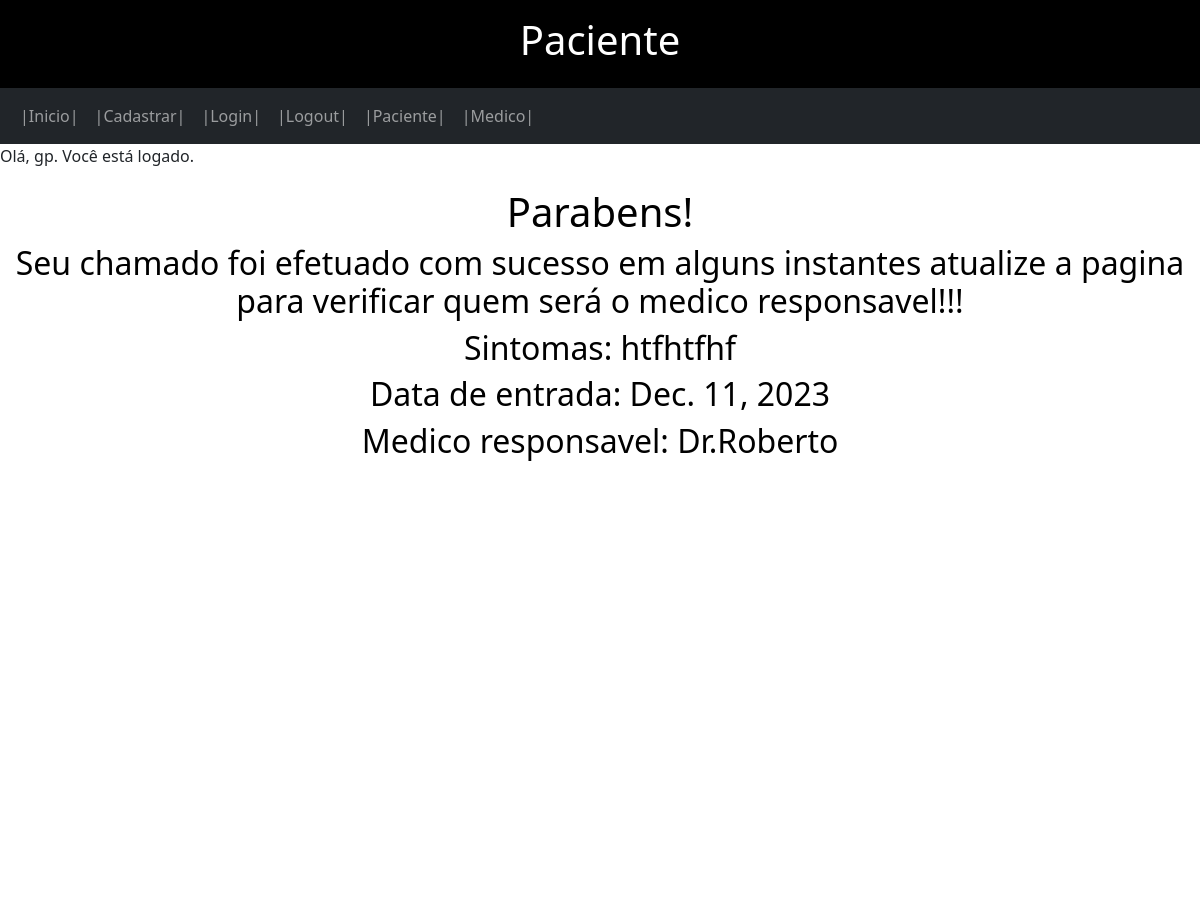
Page /paciente/ (signed in, upper part) on the earlier database version.
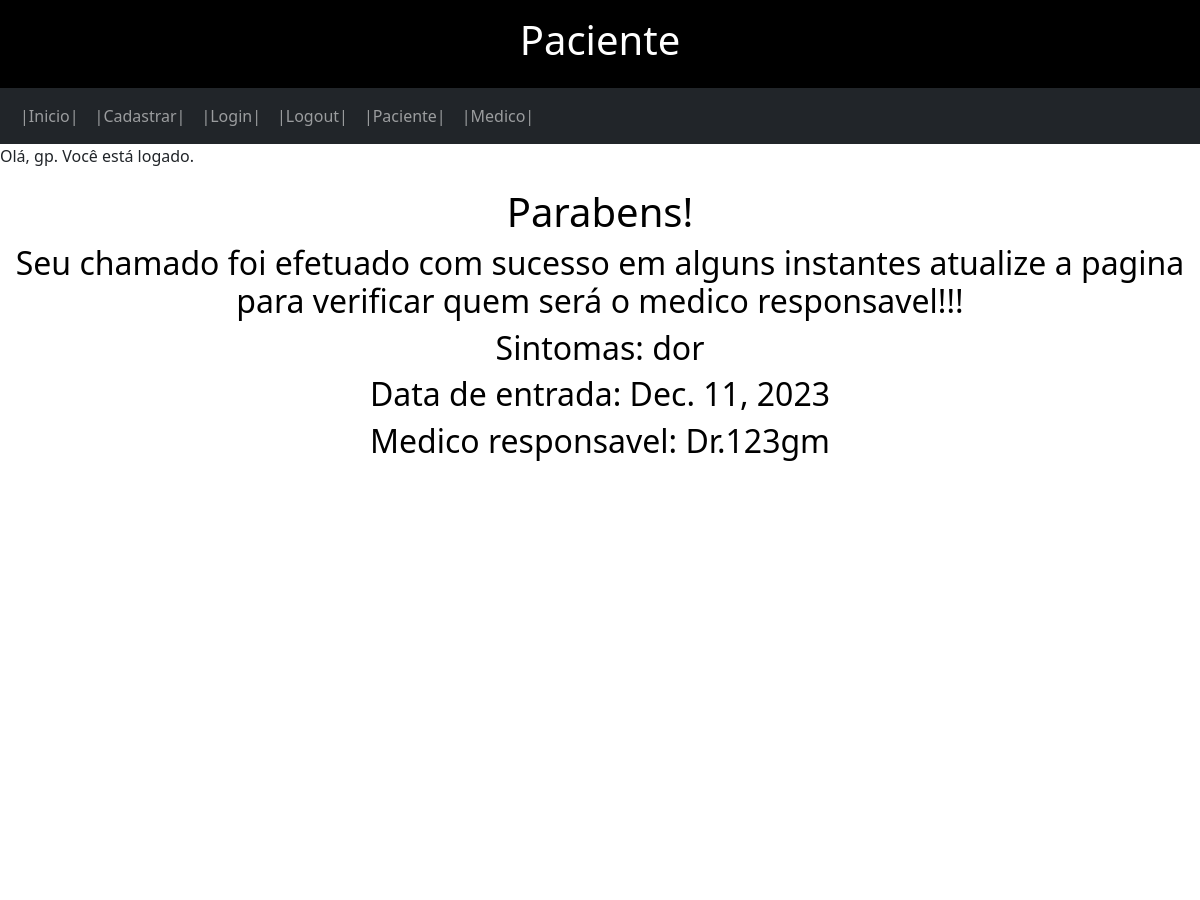
Same page on the later database version.
### membros/models.py (models this page shows)
class Usuario(User):
    nome = models.CharField(max_length=255, null=True)
    tel = models.IntegerField(null=True)
    nascimento = models.DateField(null=True)
    class Meta:
        abstract = True
    def __str__(self):
        return f"{self.nome}"

class Paciente(Usuario):
    sintomas = models.CharField(max_length=255, null=True)
    dataDeEntrada = models.DateField(null=True)
    medicoResponsavel = models.ForeignKey(Medico, on_delete=models.SET_NULL, null=True)
    doente = models.BooleanField(default=False, null=True)

### membros/views.py (the view)
# urls.py: path('paciente/', views.paciente, name='paciente'),
@login_required
def paciente(request):
    template = loader.get_template("paciente.html")
    usera = False
    medico = False
    for x in Medico.objects.all():
        if x.username == request.user.username:
            medico = True
    if request.method == "POST":
        form = CriarChamadoForm(request.POST)
        if form.is_valid():
            sintoma = form.cleaned_data["sintomas"]
            data = form.cleaned_data["dataDeEntrada"]
            usuario = request.user.username
            print(usuario)
            c = 0
            if medico == False:
                for x in Paciente.objects.all():
                    if x.username == usuario:
                        break
                    else:
                        c += 1
                usuario = Paciente.objects.all()[c]
                usuario.sintomas = sintoma
                usuario.dataDeEntrada = data
                usuario.doente = True
                usuario.save()
    else:
        form = CriarChamadoForm()
    if request.method == "POST":
        form2 = CancelarChamadoForm(request.POST)
        if form2.is_valid():
            username = request.user.username
            c = 0
            for x in Paciente.objects.all():
                if x.username == username:
                    break
                else:
                    c += 1
            paciente = Paciente.objects.all()[c]
            paciente.doente = False
            paciente.sintomas = ""
            paciente.dataDeEntrada = None
            paciente.medicoResponsavel = None
            paciente.save()
    else:
        form2 = CancelarChamadoForm()
    if request.user.is_authenticated:
        print("O usuário está autenticado")
        usera = True
        username = request.user.username
        if medico == False:
            c = 0
            for x in Paciente.objects.all():
                if x.username == username:
                    break
                else:
                    c += 1
            paciente = Paciente.objects.all()[c]
            doente = paciente.doente
            sintoma = paciente.sintomas
            data = paciente.dataDeEntrada
            medicoResponsavel = paciente.medicoResponsavel
            medicoResponsavel = str(medicoResponsavel)
            if medicoResponsavel == "None":
                medicoResponsavel = "Na fila..."
            else:
                medicoResponsavel = f"Dr.{medicoResponsavel.capitalize()}"
        else:
            doente = 0
            sintoma = 0
            data = 0
            medicoResponsavel = 0
    else:
        print("O usuário não está autenticado")
    return HttpResponse(
        template.render(
            {
                "usera": usera,
                "medico": medico,
                "form": form,
                "form2": form2,
                "doente": doente,
                "sintoma": sintoma,
                "data": data,
                "medicoResponsavel": medicoResponsavel,
            },
            request,
        )
    )

### membros/models.py (called while the page is built)
    def get_user(self, user_id):
        UserModel = get_user_model()
        try:
            return UserModel.objects.get(pk=user_id)
        except UserModel.DoesNotExist:
            return None

### membros/templates/paciente.html (shortened to what this page needs)
{% extends 'base.html' %}
{% load django_bootstrap5 %}
{% block content %}
<div class="p-3 bg-black text-white text-center">
    <h1>Paciente</h1>
</div>
<nav class="navbar navbar-expand-sm bg-dark navbar-dark">
    <div class="container-fluid">
        <ul class="navbar-nav">
            <li class="nav-item">
                <a class="nav-link" href="/">|Inicio|</a>
            </li>
            <li class="nav-item">
                <a class="nav-link" href="/cadastro/">|Cadastrar|</a>
            </li>
            <li class="nav-item">
                <a class="nav-link" href="/login/">|Login|</a>
            </li>
            <li>
                <a class="nav-link" href="/logout/">|Logout|</a>
            </li>
            <li>
                <a class="nav-link" href="/paciente/">|Paciente|</a>
            </li>
            <li>
                <a class="nav-link" href="/medico/">|Medico|</a>
            </li>
        </ul>
    </div>
</nav>
{% if usera %}
{% if medico %}
<p>Você não está logado como paciente.</p>
{% else %}
<p>Olá, {{ user.username }}. Você está logado.</p>
{% if not doente %}
<div class="p-1 bg-white text-black text-center">
    <h1>Criar chamado!</h1>
    <h5 style="font-size: 90%">Obs: Você só pode criar um chamado por vez, quando este for fechado você poderá abrir
        outro!!!</h5>
</div>
<div class="container">
    <div class="row my-5">
        <div class="col-md-12">
            <form action="" method="post" class="form">
                {% csrf_token %}
                {% bootstrap_form form %}
                <button type="submit" class="btn btn-primary">Criar chamado!</button>
            </form>
        </div>
    </div>
</div>
{% else %}
<div class="p-1 bg-white text-black text-center">
    <h1>Parabens!</h1>
    <h5 style="font-size: 200%">Seu chamado foi efetuado com sucesso em alguns instantes atualize a pagina para
        verificar quem será o medico responsavel!!!</h5>
    <h2>Sintomas: {{sintoma}}</h2>
    <h2>Data de entrada: {{data}}</h2>
    <h2>Medico responsavel: {{ medicoResponsavel }}</h2>
</div>
<br><br><br><br><br><br><br><br><br><br><br><br><br><br><br><br><br><br><br><br><br><br><br><br><br><br><br><br><br><br><br><br><br><br><br><br><br><br><br><br><br><br><br><br><br><br><br><br>
{% endif %}
{% endif %}
{% else %}
<p>Você não está logado.</p>
{% endif %}
{% endblock %}

Differences in the rows shown:
changed Paciente: sintomas "htfhtfhf" → "dor"
Other differences:
{{ medicoResponsavel }}: "Dr.Roberto" → "Dr.123gm"
